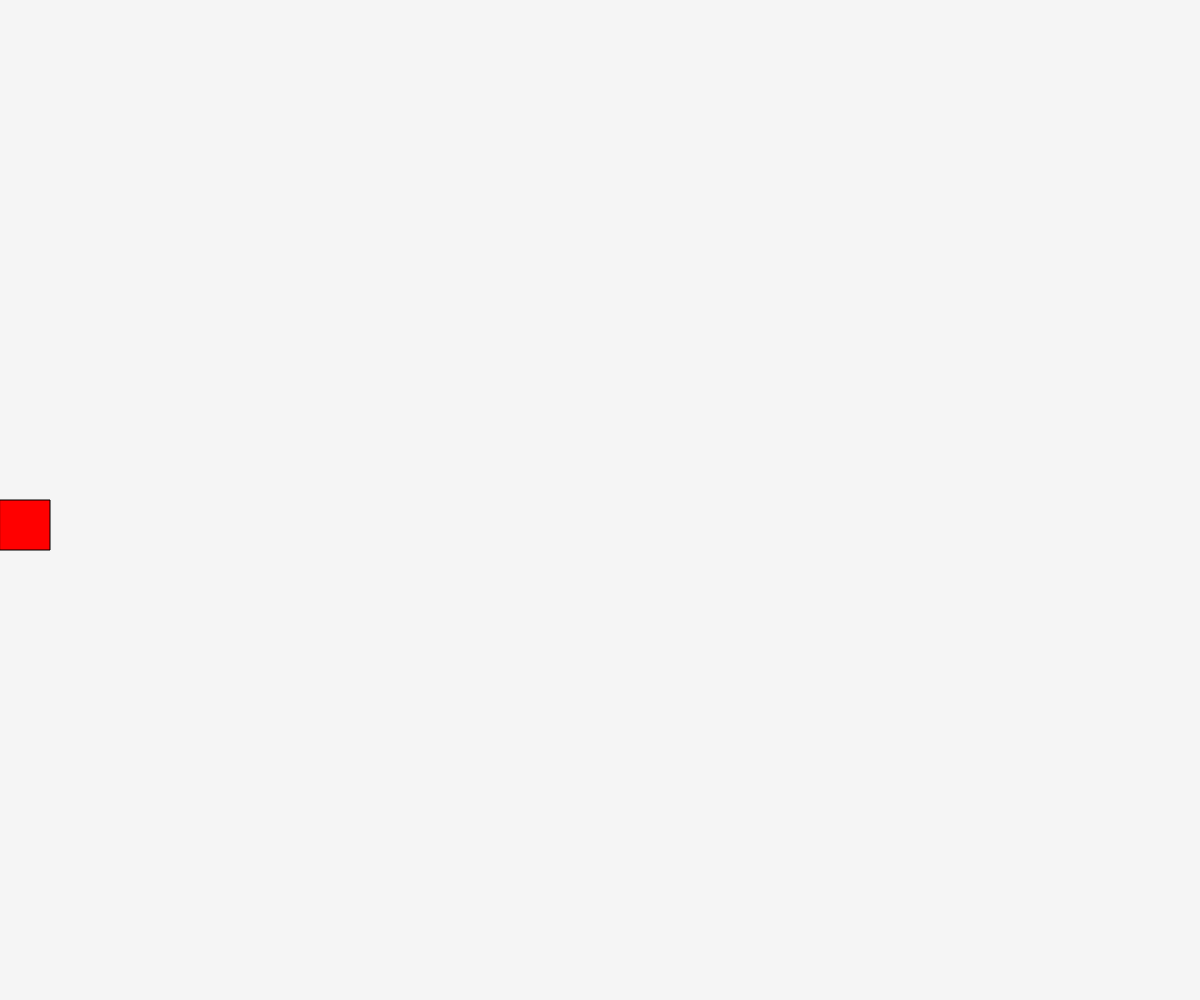
Frame 1 (no input)
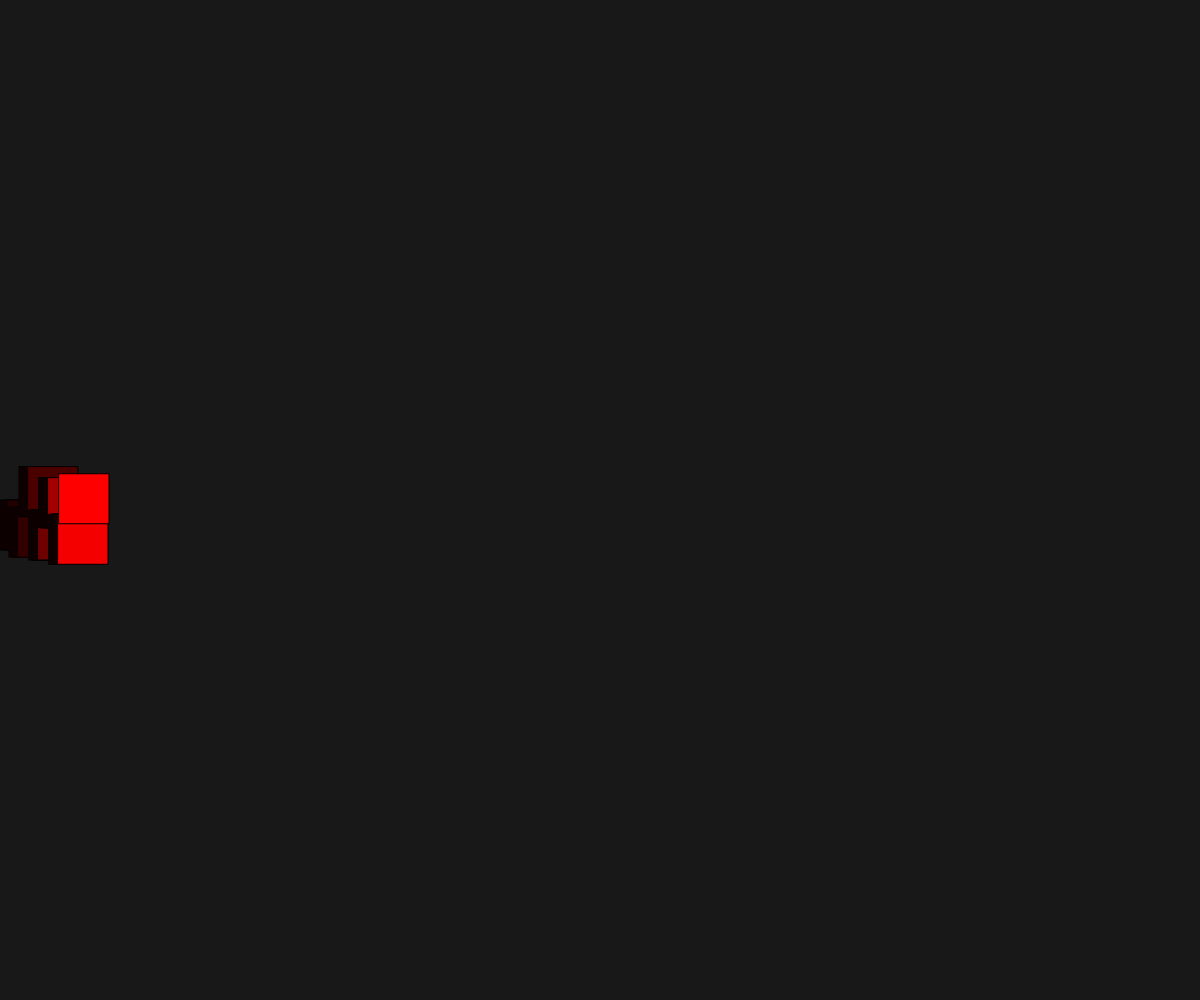
Frame 60 (no input)
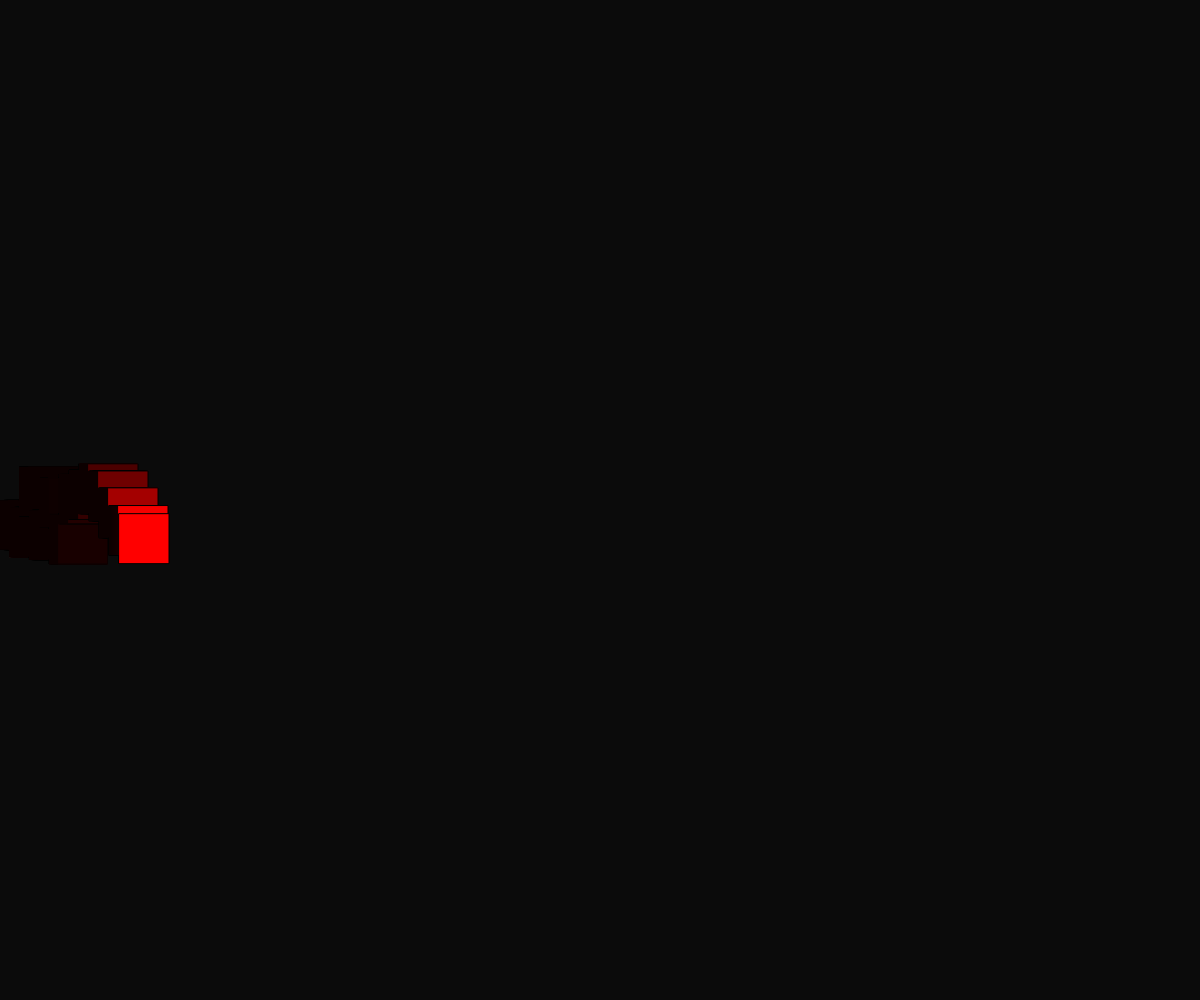
Frame 120 (the mouse pressed at the canvas centre since frame 60)

The p5.js sketch that drew these frames (run headless with seeded random() and noise() and a simulated clock; from frame 60 on, the mouse is pressed at the canvas centre):

// p5.js sketch
// ── sketch.js

let posX = 0;
let posY = 0;

let threshold = 240;


function setup() {
  createCanvas(windowWidth, windowHeight);

}


function draw() {
  background(20, 10);


  if(posX < threshold){

    //farbe vor der Position 120
    fill(255, 0, 0)
     }else{
      //farbe nach der Position 120
      fill(0, 0, 255)
    }

    //Zufallswert für Y Position
    //FrameCount
    // % Modulo
    if(frameCount % 10 == 0){
    posY = random(-50, 30)

    }

  rect(posX, height/ 2 + posY, 50, 50)

  // 1s posX -> 60
  // 2s posX -> 120
  // 3s posX -> 180

  // 6s posX -> 350

  /*
  exakt gleich          posX==350
  kleiner als           posX < 350
  grösser als           posX > 350
  kleiner oder gleich   posX <= 350 (wahr, falls posX 350 ist)
  grösser oder gleich   posX >= 350
  ungleich              posX != 350 (trifft immer zu, ausser posX hat den Wert von 350)
  
  */


  if(posX < 850){
    //falls die Bedigung zutrifft

    //noLoop();  eine mögliche Variante

    posX = posX + 1; //posX++

  
  }


}
